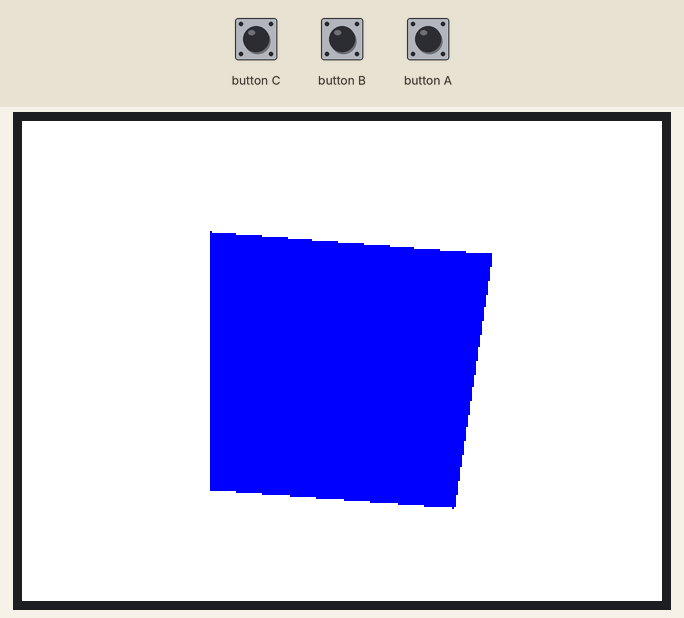
A program run on a simulated ESP32. On the bench: 320×240 colour display. The inputs (shaded band) are chosen by the test bench.

Above: at 1.3 s.
1.4 s: button B pressed for 0.25 s
At 1.83 s:
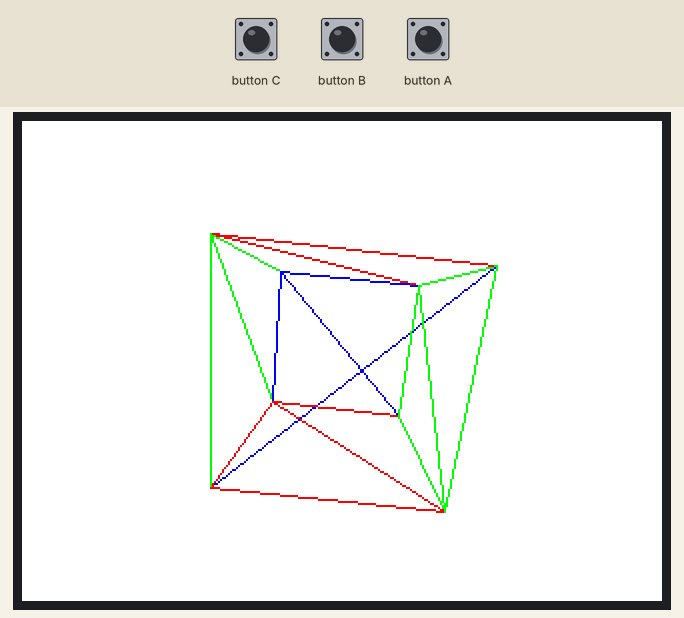
3.9 s: button B pressed for 1 s
At 4.37 s:
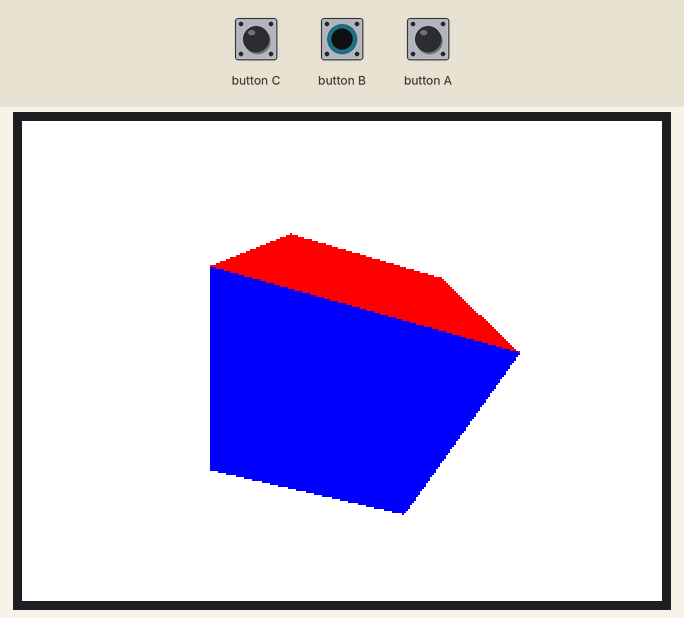
6.4 s: button B pressed for 0.25 s
At 6.89 s:
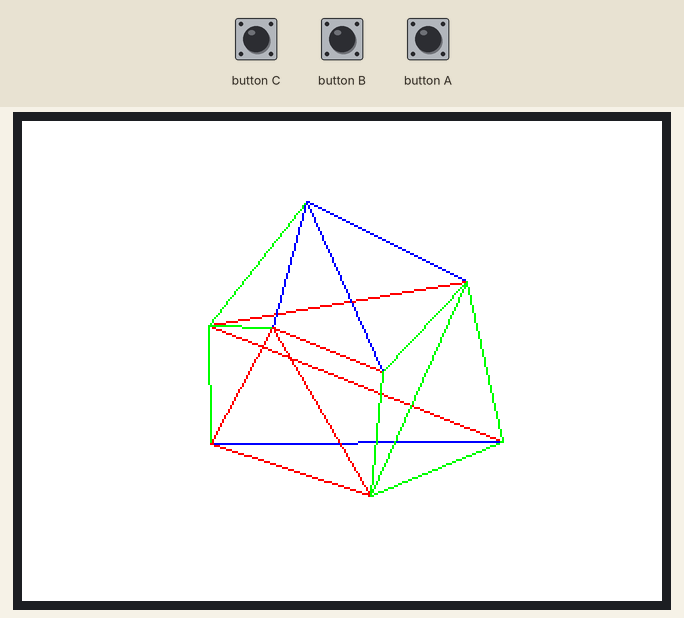
8.9 s: button B pressed for 3.2 s
At 9.89 s:
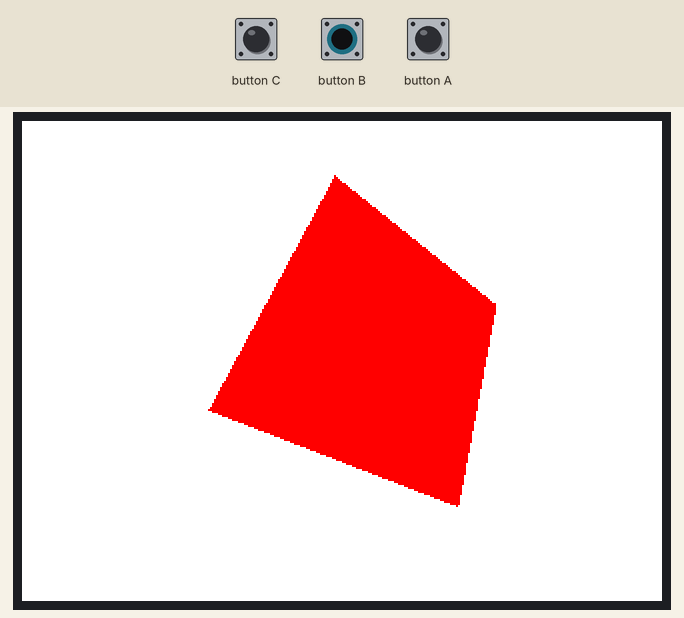
13.6 s: button B pressed for 0.25 s
At 16.34 s:
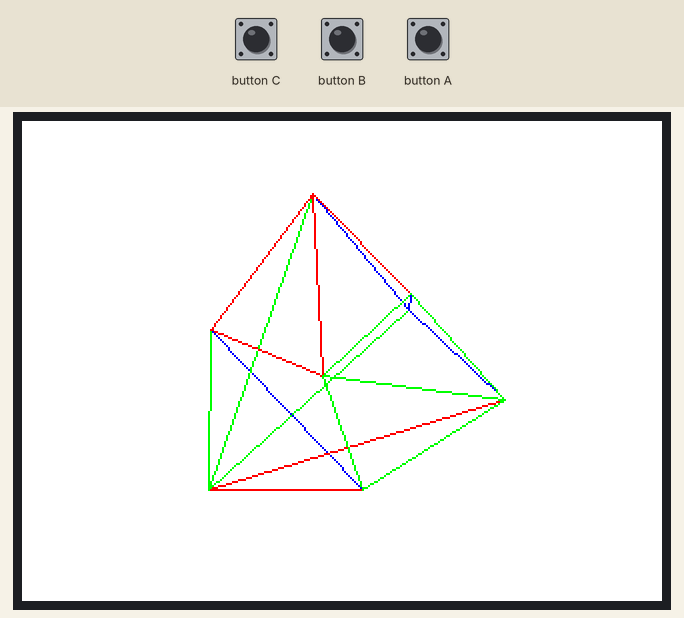
16.8 s: button B pressed for 1 s
At 17.26 s:
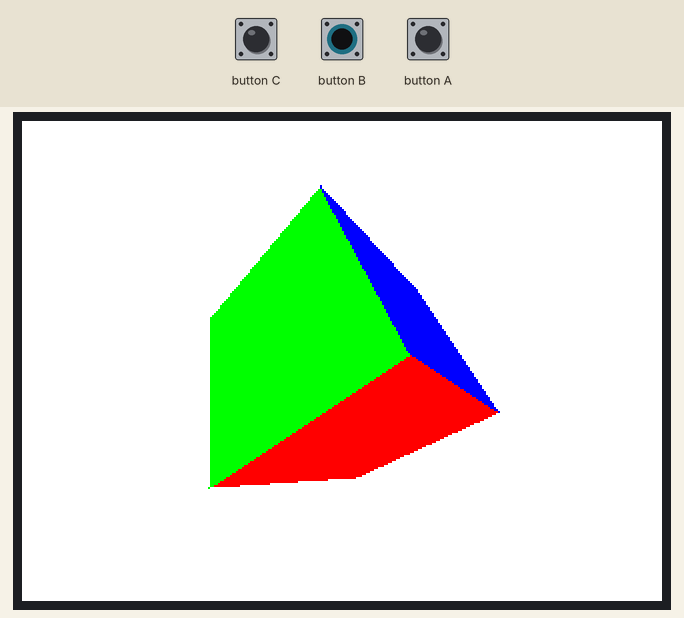

The program:

main.cpp
```cpp
#include <M5Stack.h>
#include <cstdint>
#include <math.h>

typedef struct {
  double x;
  double y;
} Vec2;

typedef struct {
  double x;
  double y;
  double z;
} Vec3;

typedef struct {
  double x;
  double y;
  double z;
  double w;
} Vec4;

typedef double Matrix4x4[4][4];

void M4x4TimesM4x4(Matrix4x4 a, Matrix4x4 b) {
  Matrix4x4 ans = {0};
  for (int i = 0; i < 4; ++i) {
    for (int j = 0; j < 4; ++j) {
      ans[i][j] = 0;
      for (int k = 0; k < 4; ++k) {
        ans[i][j] += a[i][k] * b[k][j];
      }
    }
  }
  for (int i = 0; i < 4; ++i) {
    for (int j = 0; j < 4; ++j) {
      a[i][j] = ans[i][j];
    }
  }
}

Vec4 M4x4TimesVec4(Matrix4x4 m, Vec4 v) {
  Vec4 result;
  result.x = m[0][0] * v.x + m[0][1] * v.y + m[0][2] * v.z + m[0][3] * v.w;
  result.y = m[1][0] * v.x + m[1][1] * v.y + m[1][2] * v.z + m[1][3] * v.w;
  result.z = m[2][0] * v.x + m[2][1] * v.y + m[2][2] * v.z + m[2][3] * v.w;
  result.w = m[3][0] * v.x + m[3][1] * v.y + m[3][2] * v.z + m[3][3] * v.w;
  return result;
}

Vec2 normVec4ToVec2(Vec4 v) {
  Vec2 ans;
  ans.x = v.x / v.w;
  ans.y = v.y / v.w;
  return ans;
}

Vec2 normVec2ToPx(Vec2 v, Vec2 size) {
  return (Vec2){size.x / 2 * (v.x + 1.0), size.y / 2 * (1.0 + v.y)};
}

Vec2 projToPx(Vec3 point, Matrix4x4 proj, Vec2 size) {
  return (Vec2)normVec2ToPx((Vec2)normVec4ToVec2((Vec4)M4x4TimesVec4(
                                proj, (Vec4){point.x, point.y, point.z, 1})),
                            size);
}

Vec3 dropW(Vec4 v) { return (Vec3){v.x, v.y, v.z}; }

double edgeFunction(Vec2 a, Vec2 b, Vec2 c) {
  return (b.x - a.x) * (c.y - a.y) - (b.y - a.y) * (c.x - a.x);
}

static const double fov = 85 * M_PI / 360;
static const double near = 1.0;
static const double far = 90.0;
Vec2 size = {320, 240};
double ar = size.y / size.x;
static bool wireFrame = false;
const double tanFov = tan(fov);
Matrix4x4 proj = {
    {1 / tanFov * ar, 0, 0, 0},
    {0, 1 / tanFov, 0, 0},
    {0, 0, (far + near) / (near - far), 2 * far *near / (near - far)},
    {0, 0, -1, 0},
};
static Matrix4x4 movez = {
    {1, 0, 0, 0},
    {0, 1, 0, 0},
    {0, 0, 1, 1.5},
    {0, 0, 0, 1},
};

double angleB = .03;
double angleC = .015;
Matrix4x4 rotate2 = {
    {1, 0, 0, 0},
    {0, cos(angleB), sin(angleB), 0},
    {0, -sin(angleB), cos(angleB), 0},
    {0, 0, 0, 1},
};
Matrix4x4 rotate = {
    {cos(angleC), -sin(angleC), 0, 0},
    {sin(angleC), cos(angleC), 0, 0},
    {0, 0, 1, 0},
    {0, 0, 0, 1},
};

#define VS 9
#define TS 12
// clang-format off
    static Vec3 points[VS] = {
        {-.5, -.5, -.5},
        {-.5, .5, -.5},
        {.5, .5, -.5},
        {.5, -.5, -.5},
        {-.5, -.5, .5},
        {-.5, .5, .5},
        {.5, .5, .5},
        {.5, -.5, .5},
        {0, 0, 0}
    };
    static int triangles[TS][3] = {
      {0, 1, 3},
      {1, 2, 3},
      {1, 5, 2},
      {5, 6, 2},
      {3, 2, 7},
      {2, 6, 7},
      {6, 4, 7},
      {6, 5, 4},
      {0, 7, 4},
      {0, 3, 7},
      {5, 0, 4},
      {5, 1, 0},
    };
// clang-format on
static Vec2 pointsPx[VS - 1];

TFT_eSprite screenS = TFT_eSprite(&M5.lcd);

void setup() {
  M5.begin();
  M5.Power.begin();

  screenS.setColorDepth(8);
  screenS.createSprite((int)size.x, (int)size.y);

  M4x4TimesM4x4(rotate, rotate2);

  for (int i = 0; i < VS; ++i) {
    Vec4 tmp = (Vec4){points[i].x, points[i].y, points[i].z, 1};
    points[i] = dropW(M4x4TimesVec4(movez, tmp));
  }
}

void loop() {
  if (M5.BtnB.wasPressed()) {
    wireFrame = !wireFrame;
  }
  for (int i = 0; i < VS - 1; ++i) {
    Vec4 tmp =
        (Vec4){points[i].x - points[VS - 1].x, points[i].y - points[VS - 1].y,
               points[i].z - points[VS - 1].z, 1};
    points[i] = dropW(M4x4TimesVec4(rotate, tmp));
    points[i] =
        (Vec3){points[i].x + points[VS - 1].x, points[i].y + points[VS - 1].y,
               points[i].z + points[VS - 1].z};
    pointsPx[i] = projToPx(points[i], proj, size);
  }

  screenS.fillSprite(0xffff);
  for (int i = 0; i < TS; ++i) {
    uint16_t color = 0x0000;
    if (i < 2)
      color = BLUE;
    else if (i < 4 && i >= 2)
      color = RED;
    else if (i < 6 && i >= 4)
      color = GREEN;
    else if (i < 8 && i >= 6)
      color = BLUE;
    else if (i < 10 && i >= 8)
      color = RED;
    else if (i < 12 && i >= 10)
      color = GREEN;
    if (wireFrame) {
      screenS.drawTriangle(
          pointsPx[triangles[i][0]].x, pointsPx[triangles[i][0]].y,
          pointsPx[triangles[i][1]].x, pointsPx[triangles[i][1]].y,
          pointsPx[triangles[i][2]].x, pointsPx[triangles[i][2]].y, color);
    } else {
      if (edgeFunction(pointsPx[triangles[i][0]], pointsPx[triangles[i][1]],
                       pointsPx[triangles[i][2]]) <= 0) {
        screenS.fillTriangle(
            pointsPx[triangles[i][0]].x, pointsPx[triangles[i][0]].y,
            pointsPx[triangles[i][1]].x, pointsPx[triangles[i][1]].y,
            pointsPx[triangles[i][2]].x, pointsPx[triangles[i][2]].y, color);
      }
    }
  }
  screenS.pushSprite(0, 0);
  M5.update();
}
```

Measured:
- after the input at 1.4 s, the display: first differs from a run without the input after 0.32 s (image 1)
- after the input at 3.9 s, the display: first differs from a run without the input after 0.36 s (image 2)
- after the input at 6.4 s, the display: first differs from a run without the input after 0.38 s (image 3)
- after the input at 8.9 s, the display: first changes after 0.19 s (image 4 shows a later state)
- after the input at 13.6 s, the display: first differs from a run without the input after 0.33 s (image 5 shows a later state)
- after the input at 16.8 s, the display: first differs from a run without the input after 0.35 s (image 6)
